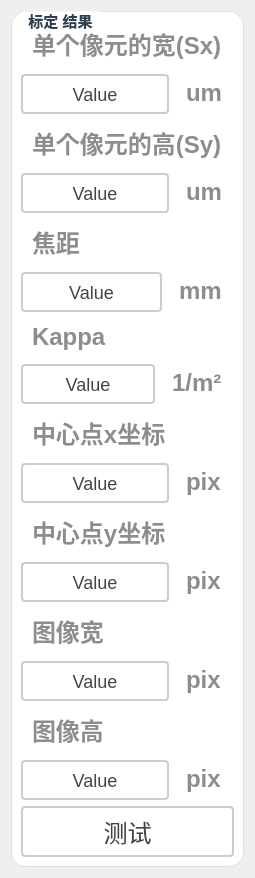
       <widget class="QWidget" name="tab_2">
        <attribute name="title">
         <string>Tab 2</string>
        </attribute>
        <layout class="QGridLayout" name="gridLayout_5">
         <item row="0" column="0">
          <widget class="QGroupBox" name="groupBox_4">
           <property name="styleSheet">
            <string notr="true">QGroupBox {
    font-size: 15px;
    font-weight: bold;
    background-color: rgb(255, 255, 255);
    border: 1px solid #e0e0e0;
    border-radius: 2px;
	border-radius: 15px
}

QGroupBox::title {
    subcontrol-origin: margin;
    left: 10px;
    padding: 0 5px;
    color: #2c3e50;
}</string>
           </property>
           <property name="title">
            <string>标定 结果</string>
           </property>
           <layout class="QGridLayout" name="gridLayout_4">
            <item row="0" column="0">
             <layout class="QVBoxLayout" name="verticalLayout_15">
              <item>
               <layout class="QVBoxLayout" name="verticalLayout_7">
                <item>
                 <widget class="QLabel" name="label_7">
                  <property name="styleSheet">
                   <string notr="true">QLabel {
       font-size: 24px;        
       font-weight: bold;        
       color:  rgb(141, 141, 141);       
       padding: 5px 5px;     
       border-bottom: 2px solid #cccccc; 
    }</string>
                  </property>
                  <property name="text">
                   <string>单个像元的宽(Sx)</string>
                  </property>
                  <property name="alignment">
                   <set>Qt::AlignmentFlag::AlignLeading|Qt::AlignmentFlag::AlignLeft|Qt::AlignmentFlag::AlignVCenter</set>
                  </property>
                 </widget>
                </item>
                <item>
                 <layout class="QHBoxLayout" name="horizontalLayout">
                  <item>
                   <widget class="QPushButton" name="btn_dangexiangyuandekuan">
                    <property name="sizePolicy">
                     <sizepolicy hsizetype="Expanding" vsizetype="Expanding">
                      <horstretch>0</horstretch>
                      <verstretch>0</verstretch>
                     </sizepolicy>
                    </property>
                    <property name="styleSheet">
                     <string notr="true">QPushButton {
    padding: 6px 14px;
    border: 2px solid #CCC;
    border-radius: 4px;
    background-color: white;
    color: #444;
    font-size: 18px; 
}

QPushButton:hover {
    border-color: #999;
    background-color: #F5F5F5;
}

QPushButton:pressed {
    border-color: #777;
    background-color: #EEE;
}</string>
                    </property>
                    <property name="text">
                     <string>Value</string>
                    </property>
                   </widget>
                  </item>
                  <item>
                   <widget class="QLabel" name="label_8">
                    <property name="styleSheet">
                     <string notr="true">QLabel {
       font-size: 24px;        
       font-weight: bold;        
       color:  rgb(141, 141, 141);       
       padding: 5px 5px;     
       border-bottom: 2px solid #cccccc; 
    }</string>
                    </property>
                    <property name="text">
                     <string>um</string>
                    </property>
                    <property name="alignment">
                     <set>Qt::AlignmentFlag::AlignLeading|Qt::AlignmentFlag::AlignLeft|Qt::AlignmentFlag::AlignVCenter</set>
                    </property>
                   </widget>
                  </item>
                 </layout>
                </item>
               </layout>
              </item>
              <item>
               <layout class="QVBoxLayout" name="verticalLayout_8">
                <item>
                 <widget class="QLabel" name="label_9">
                  <property name="styleSheet">
                   <string notr="true">QLabel {
       font-size: 24px;        
       font-weight: bold;        
       color:  rgb(141, 141, 141);       
       padding: 5px 5px;     
       border-bottom: 2px solid #cccccc; 
    }</string>
                  </property>
                  <property name="text">
                   <string>单个像元的高(Sy)</string>
                  </property>
                  <property name="alignment">
                   <set>Qt::AlignmentFlag::AlignLeading|Qt::AlignmentFlag::AlignLeft|Qt::AlignmentFlag::AlignVCenter</set>
                  </property>
                 </widget>
                </item>
                <item>
                 <layout class="QHBoxLayout" name="horizontalLayout_3">
                  <item>
                   <widget class="QPushButton" name="btn_dangexiangyuandegao">
                    <property name="sizePolicy">
                     <sizepolicy hsizetype="Expanding" vsizetype="Expanding">
                      <horstretch>0</horstretch>
                      <verstretch>0</verstretch>
                     </sizepolicy>
                    </property>
                    <property name="styleSheet">
                     <string notr="true">QPushButton {
    padding: 6px 14px;
    border: 2px solid #CCC;
    border-radius: 4px;
    background-color: white;
    color: #444;
    font-size: 18px; 
}

QPushButton:hover {
    border-color: #999;
    background-color: #F5F5F5;
}

QPushButton:pressed {
    border-color: #777;
    background-color: #EEE;
}</string>
                    </property>
                    <property name="text">
                     <string>Value</string>
                    </property>
                   </widget>
                  </item>
                  <item>
                   <widget class="QLabel" name="label_10">
                    <property name="styleSheet">
                     <string notr="true">QLabel {
       font-size: 24px;        
       font-weight: bold;        
       color:  rgb(141, 141, 141);       
       padding: 5px 5px;     
       border-bottom: 2px solid #cccccc; 
    }</string>
                    </property>
                    <property name="text">
                     <string>um</string>
                    </property>
                    <property name="alignment">
                     <set>Qt::AlignmentFlag::AlignLeading|Qt::AlignmentFlag::AlignLeft|Qt::AlignmentFlag::AlignVCenter</set>
                    </property>
                   </widget>
                  </item>
                 </layout>
                </item>
               </layout>
              </item>
              <item>
               <layout class="QVBoxLayout" name="verticalLayout_9">
                <item>
                 <widget class="QLabel" name="label_11">
                  <property name="styleSheet">
                   <string notr="true">QLabel {
       font-size: 24px;        
       font-weight: bold;        
       color:  rgb(141, 141, 141);       
       padding: 5px 5px;     
       border-bottom: 2px solid #cccccc; 
    }</string>
                  </property>
                  <property name="text">
                   <string>焦距</string>
                  </property>
                  <property name="alignment">
                   <set>Qt::AlignmentFlag::AlignLeading|Qt::AlignmentFlag::AlignLeft|Qt::AlignmentFlag::AlignVCenter</set>
                  </property>
                 </widget>
                </item>
                <item>
                 <layout class="QHBoxLayout" name="horizontalLayout_4">
                  <item>
                   <widget class="QPushButton" name="btn_jiaojuResult">
                    <property name="sizePolicy">
                     <sizepolicy hsizetype="Expanding" vsizetype="Expanding">
                      <horstretch>0</horstretch>
                      <verstretch>0</verstretch>
                     </sizepolicy>
                    </property>
                    <property name="styleSheet">
                     <string notr="true">QPushButton {
    padding: 6px 14px;
    border: 2px solid #CCC;
    border-radius: 4px;
    background-color: white;
    color: #444;
    font-size: 18px; 
}

QPushButton:hover {
    border-color: #999;
    background-color: #F5F5F5;
}

QPushButton:pressed {
    border-color: #777;
    background-color: #EEE;
}</string>
                    </property>
                    <property name="text">
                     <string>Value</string>
                    </property>
                   </widget>
                  </item>
                  <item>
                   <widget class="QLabel" name="label_12">
                    <property name="styleSheet">
                     <string notr="true">QLabel {
       font-size: 24px;        
       font-weight: bold;        
       color:  rgb(141, 141, 141);       
       padding: 5px 5px;     
       border-bottom: 2px solid #cccccc; 
    }</string>
                    </property>
                    <property name="text">
                     <string>mm</string>
                    </property>
                    <property name="alignment">
                     <set>Qt::AlignmentFlag::AlignLeading|Qt::AlignmentFlag::AlignLeft|Qt::AlignmentFlag::AlignVCenter</set>
                    </property>
                   </widget>
                  </item>
                 </layout>
                </item>
               </layout>
              </item>
              <item>
               <layout class="QVBoxLayout" name="verticalLayout_10">
                <item>
                 <widget class="QLabel" name="label_13">
                  <property name="styleSheet">
                   <string notr="true">QLabel {
       font-size: 24px;        
       font-weight: bold;        
       color:  rgb(141, 141, 141);       
       padding: 5px 5px;     
       border-bottom: 2px solid #cccccc; 
    }</string>
                  </property>
                  <property name="text">
                   <string>Kappa</string>
                  </property>
                  <property name="alignment">
                   <set>Qt::AlignmentFlag::AlignLeading|Qt::AlignmentFlag::AlignLeft|Qt::AlignmentFlag::AlignVCenter</set>
                  </property>
                 </widget>
                </item>
                <item>
                 <layout class="QHBoxLayout" name="horizontalLayout_5">
                  <item>
                   <widget class="QPushButton" name="btn_Kappa">
                    <property name="sizePolicy">
                     <sizepolicy hsizetype="Expanding" vsizetype="Expanding">
                      <horstretch>0</horstretch>
                      <verstretch>0</verstretch>
                     </sizepolicy>
                    </property>
                    <property name="styleSheet">
                     <string notr="true">QPushButton {
    padding: 6px 14px;
    border: 2px solid #CCC;
    border-radius: 4px;
    background-color: white;
    color: #444;
    font-size: 18px; 
}

QPushButton:hover {
    border-color: #999;
    background-color: #F5F5F5;
}

QPushButton:pressed {
    border-color: #777;
    background-color: #EEE;
}</string>
                    </property>
                    <property name="text">
                     <string>Value</string>
                    </property>
                   </widget>
                  </item>
                  <item>
                   <widget class="QLabel" name="label_14">
                    <property name="styleSheet">
                     <string notr="true">QLabel {
       font-size: 24px;        
       font-weight: bold;        
       color:  rgb(141, 141, 141);       
       padding: 5px 5px;     
       border-bottom: 2px solid #cccccc; 
    }</string>
                    </property>
                    <property name="text">
                     <string>1/m²</string>
                    </property>
                    <property name="alignment">
                     <set>Qt::AlignmentFlag::AlignLeading|Qt::AlignmentFlag::AlignLeft|Qt::AlignmentFlag::AlignVCenter</set>
                    </property>
                   </widget>
                  </item>
                 </layout>
                </item>
               </layout>
              </item>
              <item>
               <layout class="QVBoxLayout" name="verticalLayout_11">
                <item>
                 <widget class="QLabel" name="label_15">
                  <property name="styleSheet">
                   <string notr="true">QLabel {
       font-size: 24px;        
       font-weight: bold;        
       color:  rgb(141, 141, 141);       
       padding: 5px 5px;     
       border-bottom: 2px solid #cccccc; 
    }</string>
                  </property>
                  <property name="text">
                   <string>中心点x坐标</string>
                  </property>
                  <property name="alignment">
                   <set>Qt::AlignmentFlag::AlignLeading|Qt::AlignmentFlag::AlignLeft|Qt::AlignmentFlag::AlignVCenter</set>
                  </property>
                 </widget>
                </item>
                <item>
                 <layout class="QHBoxLayout" name="horizontalLayout_6">
                  <item>
                   <widget class="QPushButton" name="btn_centerX">
                    <property name="sizePolicy">
                     <sizepolicy hsizetype="Expanding" vsizetype="Expanding">
                      <horstretch>0</horstretch>
                      <verstretch>0</verstretch>
                     </sizepolicy>
                    </property>
                    <property name="styleSheet">
                     <string notr="true">QPushButton {
    padding: 6px 14px;
    border: 2px solid #CCC;
    border-radius: 4px;
    background-color: white;
    color: #444;
    font-size: 18px; 
}

QPushButton:hover {
    border-color: #999;
    background-color: #F5F5F5;
}

QPushButton:pressed {
    border-color: #777;
    background-color: #EEE;
}</string>
                    </property>
                    <property name="text">
                     <string>Value</string>
                    </property>
                   </widget>
                  </item>
                  <item>
                   <widget class="QLabel" name="label_16">
                    <property name="styleSheet">
                     <string notr="true">QLabel {
       font-size: 24px;        
       font-weight: bold;        
       color:  rgb(141, 141, 141);       
       padding: 5px 5px;     
       border-bottom: 2px solid #cccccc; 
    }</string>
                    </property>
                    <property name="text">
                     <string>pix</string>
                    </property>
                    <property name="alignment">
                     <set>Qt::AlignmentFlag::AlignLeading|Qt::AlignmentFlag::AlignLeft|Qt::AlignmentFlag::AlignVCenter</set>
                    </property>
                   </widget>
                  </item>
                 </layout>
                </item>
               </layout>
              </item>
              <item>
               <layout class="QVBoxLayout" name="verticalLayout_12">
                <item>
                 <widget class="QLabel" name="label_17">
                  <property name="styleSheet">
                   <string notr="true">QLabel {
       font-size: 24px;        
       font-weight: bold;        
       color:  rgb(141, 141, 141);       
       padding: 5px 5px;     
       border-bottom: 2px solid #cccccc; 
    }</string>
                  </property>
                  <property name="text">
                   <string>中心点y坐标</string>
                  </property>
                  <property name="alignment">
                   <set>Qt::AlignmentFlag::AlignLeading|Qt::AlignmentFlag::AlignLeft|Qt::AlignmentFlag::AlignVCenter</set>
                  </property>
                 </widget>
                </item>
                <item>
                 <layout class="QHBoxLayout" name="horizontalLayout_7">
                  <item>
                   <widget class="QPushButton" name="btn_centerY">
                    <property name="sizePolicy">
                     <sizepolicy hsizetype="Expanding" vsizetype="Expanding">
                      <horstretch>0</horstretch>
                      <verstretch>0</verstretch>
                     </sizepolicy>
                    </property>
                    <property name="styleSheet">
                     <string notr="true">QPushButton {
    padding: 6px 14px;
    border: 2px solid #CCC;
    border-radius: 4px;
    background-color: white;
    color: #444;
    font-size: 18px; 
}

QPushButton:hover {
    border-color: #999;
    background-color: #F5F5F5;
}

QPushButton:pressed {
    border-color: #777;
    background-color: #EEE;
}</string>
                    </property>
                    <property name="text">
                     <string>Value</string>
                    </property>
                   </widget>
                  </item>
                  <item>
                   <widget class="QLabel" name="label_18">
                    <property name="styleSheet">
                     <string notr="true">QLabel {
       font-size: 24px;        
       font-weight: bold;        
       color:  rgb(141, 141, 141);       
       padding: 5px 5px;     
       border-bottom: 2px solid #cccccc; 
    }</string>
                    </property>
                    <property name="text">
                     <string>pix</string>
                    </property>
                    <property name="alignment">
                     <set>Qt::AlignmentFlag::AlignLeading|Qt::AlignmentFlag::AlignLeft|Qt::AlignmentFlag::AlignVCenter</set>
                    </property>
                   </widget>
                  </item>
                 </layout>
                </item>
               </layout>
              </item>
              <item>
               <layout class="QVBoxLayout" name="verticalLayout_14">
                <item>
                 <widget class="QLabel" name="label_21">
                  <property name="styleSheet">
                   <string notr="true">QLabel {
       font-size: 24px;        
       font-weight: bold;        
       color:  rgb(141, 141, 141);       
       padding: 5px 5px;     
       border-bottom: 2px solid #cccccc; 
    }</string>
                  </property>
                  <property name="text">
                   <string>图像宽</string>
                  </property>
                  <property name="alignment">
                   <set>Qt::AlignmentFlag::AlignLeading|Qt::AlignmentFlag::AlignLeft|Qt::AlignmentFlag::AlignVCenter</set>
                  </property>
                 </widget>
                </item>
                <item>
                 <layout class="QHBoxLayout" name="horizontalLayout_12">
                  <item>
                   <widget class="QPushButton" name="btn_imgWidth">
                    <property name="sizePolicy">
                     <sizepolicy hsizetype="Expanding" vsizetype="Expanding">
                      <horstretch>0</horstretch>
                      <verstretch>0</verstretch>
                     </sizepolicy>
                    </property>
                    <property name="styleSheet">
                     <string notr="true">QPushButton {
    padding: 6px 14px;
    border: 2px solid #CCC;
    border-radius: 4px;
    background-color: white;
    color: #444;
    font-size: 18px; 
}

QPushButton:hover {
    border-color: #999;
    background-color: #F5F5F5;
}

QPushButton:pressed {
    border-color: #777;
    background-color: #EEE;
}</string>
                    </property>
                    <property name="text">
                     <string>Value</string>
                    </property>
                   </widget>
                  </item>
                  <item>
                   <widget class="QLabel" name="label_22">
                    <property name="styleSheet">
                     <string notr="true">QLabel {
       font-size: 24px;        
       font-weight: bold;        
       color:  rgb(141, 141, 141);       
       padding: 5px 5px;     
       border-bottom: 2px solid #cccccc; 
    }</string>
                    </property>
                    <property name="text">
                     <string>pix</string>
                    </property>
                    <property name="alignment">
                     <set>Qt::AlignmentFlag::AlignLeading|Qt::AlignmentFlag::AlignLeft|Qt::AlignmentFlag::AlignVCenter</set>
                    </property>
                   </widget>
                  </item>
                 </layout>
                </item>
               </layout>
              </item>
              <item>
               <layout class="QVBoxLayout" name="verticalLayout_13">
                <item>
                 <widget class="QLabel" name="label_19">
                  <property name="styleSheet">
                   <string notr="true">QLabel {
       font-size: 24px;        
       font-weight: bold;        
       color:  rgb(141, 141, 141);       
       padding: 5px 5px;     
       border-bottom: 2px solid #cccccc; 
    }</string>
                  </property>
                  <property name="text">
                   <string>图像高</string>
                  </property>
                  <property name="alignment">
                   <set>Qt::AlignmentFlag::AlignLeading|Qt::AlignmentFlag::AlignLeft|Qt::AlignmentFlag::AlignVCenter</set>
                  </property>
                 </widget>
                </item>
                <item>
                 <layout class="QHBoxLayout" name="horizontalLayout_11">
                  <item>
                   <widget class="QPushButton" name="btn_imgHeight">
                    <property name="sizePolicy">
                     <sizepolicy hsizetype="Expanding" vsizetype="Expanding">
                      <horstretch>0</horstretch>
                      <verstretch>0</verstretch>
                     </sizepolicy>
                    </property>
                    <property name="styleSheet">
                     <string notr="true">QPushButton {
    padding: 6px 14px;
    border: 2px solid #CCC;
    border-radius: 4px;
    background-color: white;
    color: #444;
    font-size: 18px; 
}

QPushButton:hover {
    border-color: #999;
    background-color: #F5F5F5;
}

QPushButton:pressed {
    border-color: #777;
    background-color: #EEE;
}</string>
                    </property>
                    <property name="text">
                     <string>Value</string>
                    </property>
                   </widget>
                  </item>
                  <item>
                   <widget class="QLabel" name="label_20">
                    <property name="styleSheet">
                     <string notr="true">QLabel {
       font-size: 24px;        
       font-weight: bold;        
       color:  rgb(141, 141, 141);       
       padding: 5px 5px;     
       border-bottom: 2px solid #cccccc; 
    }</string>
                    </property>
                    <property name="text">
                     <string>pix</string>
                    </property>
                    <property name="alignment">
                     <set>Qt::AlignmentFlag::AlignLeading|Qt::AlignmentFlag::AlignLeft|Qt::AlignmentFlag::AlignVCenter</set>
                    </property>
                   </widget>
                  </item>
                 </layout>
                </item>
               </layout>
              </item>
             </layout>
            </item>
            <item row="1" column="0">
             <widget class="QPushButton" name="btn_ceshi">
              <property name="sizePolicy">
               <sizepolicy hsizetype="Expanding" vsizetype="Expanding">
                <horstretch>0</horstretch>
                <verstretch>0</verstretch>
               </sizepolicy>
              </property>
              <property name="styleSheet">
               <string notr="true">QPushButton {
    padding: 6px 14px;
    border: 2px solid #CCC;
    border-radius: 4px;
    background-color: white;
    color: #444;
    font-size: 24px; 
}

QPushButton:hover {
    border-color: #999;
    background-color: #F5F5F5;
}

QPushButton:pressed {
    border-color: #777;
    background-color: #EEE;
}</string>
              </property>
              <property name="text">
               <string>测试</string>
              </property>
             </widget>
            </item>
           </layout>
          </widget>
         </item>
        </layout>
       </widget>
